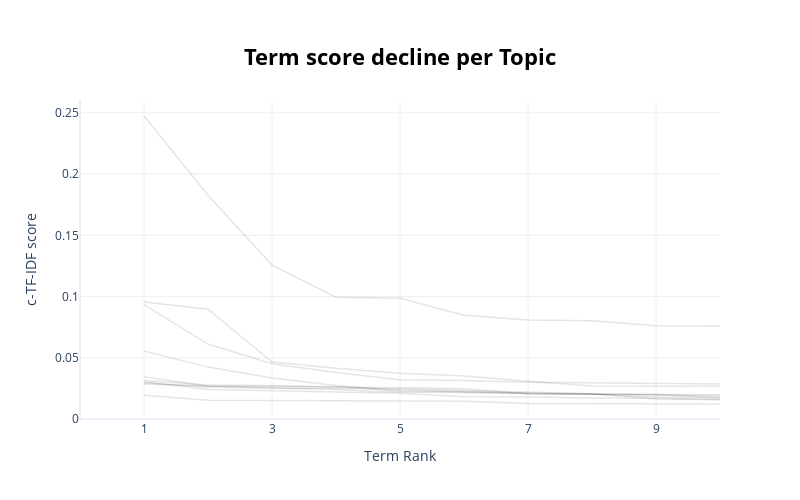

The code cell stored with this chart in its notebook:
### Code cell
topic_model.visualize_term_rank()

### Figure 1 — Plotly figure (JSON) as saved in the notebook; plotly's stock layout.template omitted (floating-point values rounded to 4 significant figures)
{"data": [{"hovertext": "<b>Topic -1</b>:bevölkerung_nachhaltig_finanzierun", "line": {"color": "black", "width": 1.5}, "mode": "lines+lines", "name": "", "opacity": 0.1, "type": "scatter", "x": [1, 2, 3, 4, 5, 6, 7, 8, 9, 10], "y": [0.01952, 0.01549, 0.01536, 0.0153, 0.01496, 0.0146, 0.01282, 0.01277, 0.01248, 0.01241]}, {"hovertext": "<b>Topic 0</b>:bevölkerung_nachhaltig_verbesserung", "line": {"color": "black", "width": 1.5}, "mode": "lines+lines", "name": "", "opacity": 0.1, "type": "scatter", "x": [1, 2, 3, 4, 5, 6, 7, 8, 9, 10], "y": [0.0306, 0.02426, 0.0233, 0.02242, 0.02109, 0.01834, 0.01814, 0.01732, 0.01716, 0.01606]}, {"hovertext": "<b>Topic 1</b>:unternehmen_bank_fond_unterstützen_", "line": {"color": "black", "width": 1.5}, "mode": "lines+lines", "name": "", "opacity": 0.1, "type": "scatter", "x": [1, 2, 3, 4, 5, 6, 7, 8, 9, 10], "y": [0.02877, 0.02695, 0.02539, 0.02429, 0.02195, 0.02185, 0.02094, 0.02034, 0.02011, 0.01993]}, {"hovertext": "<b>Topic 2</b>:gesundheit_bevölkerung_frau_kind_re", "line": {"color": "black", "width": 1.5}, "mode": "lines+lines", "name": "", "opacity": 0.1, "type": "scatter", "x": [1, 2, 3, 4, 5, 6, 7, 8, 9, 10], "y": [0.02982, 0.02635, 0.02536, 0.02521, 0.02485, 0.02343, 0.02212, 0.02069, 0.01639, 0.01595]}, {"hovertext": "<b>Topic 3</b>:nachhaltig_natürlich_schutzgebiet_r", "line": {"color": "black", "width": 1.5}, "mode": "lines+lines", "name": "", "opacity": 0.1, "type": "scatter", "x": [1, 2, 3, 4, 5, 6, 7, 8, 9, 10], "y": [0.03463, 0.0269, 0.02683, 0.0264, 0.0256, 0.02487, 0.02071, 0.02047, 0.02016, 0.01757]}, {"hovertext": "<b>Topic 4</b>:energie_erneuerbar_investition_ener", "line": {"color": "black", "width": 1.5}, "mode": "lines+lines", "name": "", "opacity": 0.1, "type": "scatter", "x": [1, 2, 3, 4, 5, 6, 7, 8, 9, 10], "y": [0.05558, 0.0425, 0.03368, 0.02744, 0.02278, 0.02258, 0.02084, 0.02039, 0.01804, 0.01743]}, {"hovertext": "<b>Topic 5</b>:flüchtling_syrisch_libanon_syrien_p", "line": {"color": "black", "width": 1.5}, "mode": "lines+lines", "name": "", "opacity": 0.1, "type": "scatter", "x": [1, 2, 3, 4, 5, 6, 7, 8, 9, 10], "y": [0.09345, 0.06133, 0.04521, 0.03811, 0.0322, 0.0316, 0.03012, 0.02987, 0.02943, 0.02879]}, {"hovertext": "<b>Topic 6</b>:ausbildung_bildung_pee_beruflich_qu", "line": {"color": "black", "width": 1.5}, "mode": "lines+lines", "name": "", "opacity": 0.1, "type": "scatter", "x": [1, 2, 3, 4, 5, 6, 7, 8, 9, 10], "y": [0.03149, 0.0279, 0.0273, 0.02656, 0.02386, 0.02221, 0.02147, 0.02059, 0.01952, 0.01893]}, {"hovertext": "<b>Topic 7</b>:ukraine_ukrainisch_ukrain_kind_sozi", "line": {"color": "black", "width": 1.5}, "mode": "lines+lines", "name": "", "opacity": 0.1, "type": "scatter", "x": [1, 2, 3, 4, 5, 6, 7, 8, 9, 10], "y": [0.09562, 0.08976, 0.04669, 0.04147, 0.0375, 0.03533, 0.03093, 0.0271, 0.02686, 0.02686]}, {"hovertext": "<b>Topic 8</b>:polio_nigeria_who_eradication_ausro", "line": {"color": "black", "width": 1.5}, "mode": "lines+lines", "name": "", "opacity": 0.1, "type": "scatter", "x": [1, 2, 3, 4, 5, 6, 7, 8, 9, 10], "y": [0.2473, 0.1827, 0.1257, 0.09947, 0.09871, 0.08481, 0.08083, 0.08035, 0.07614, 0.07606]}], "layout": {"height": 500, "hoverlabel": {"bgcolor": "white", "font": {"family": "Rockwell", "size": 16}}, "showlegend": false, "title": {"font": {"color": "Black", "size": 22}, "text": "<b>Term score decline per Topic</b>", "x": 0.5, "xanchor": "center", "y": 0.9, "yanchor": "top"}, "width": 800, "xaxis": {"dtick": 2, "range": [0, 10], "tick0": 1, "title": {"text": "Term Rank"}}, "yaxis": {"title": {"text": "c-TF-IDF score"}}}}
